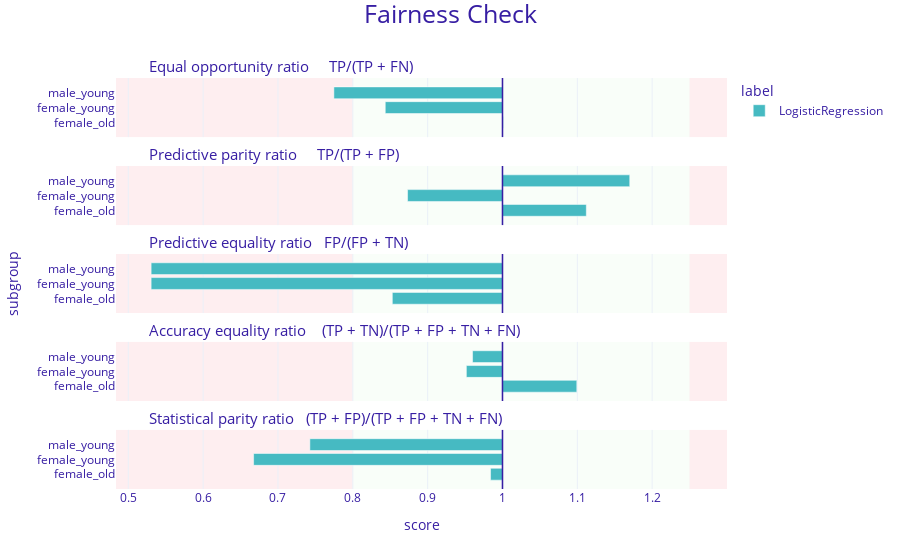

Notebook source saved alongside this figure:
### Markdown cell above
The method ```model_fairness``` returns a fairness object from which fairness evaluations can be conducted. Notice that every metrics inherited from the confusion matrix are computed during the instantiation. </br>
Two methods can then be performed:
<ul>
    <li> The fairness_check method, which returns a report on the fairness of the model. It requires an epsilon parameter that corresponds to the threshold ratio below which a given metric is considered to be unfair (default value is 0.8).</li>
    <li> The plot method, which allows to visualize the main fairness ratios between the protected subgroups and the privileged one.</li>
</ul>

### Code cell
fairness_object = explainer.model_fairness(protected = protected, privileged = privileged)

fairness_object.fairness_check(epsilon = 0.8)
fairness_object.plot()

### Figure 1 — Plotly figure (JSON) as saved in the notebook; plotly's stock layout.template omitted (floating-point values rounded to 4 significant figures)
{"data": [{"alignmentgroup": "True", "customdata": [["female_old", 1.001, "LogisticRegression"], ["female_young", 0.843, "LogisticRegression"], ["male_young", 0.775, "LogisticRegression"]], "hovertemplate": "<b>%{customdata[2]}</b><br>Subgroup: %{customdata[0]}<br>Score: %{customdata[1]}<br><extra></extra>", "legendgroup": "LogisticRegression", "marker": {"color": "#46bac2", "pattern": {"shape": ""}}, "name": "LogisticRegression", "offsetgroup": "LogisticRegression", "orientation": "h", "showlegend": true, "textposition": "auto", "type": "bar", "x": [0.001073, -0.1567, -0.2253], "xaxis": "x5", "y": [0.25, 0.5, 0.75], "yaxis": "y5"}, {"alignmentgroup": "True", "customdata": [["female_old", 1.112, "LogisticRegression"], ["female_young", 0.873, "LogisticRegression"], ["male_young", 1.17, "LogisticRegression"]], "hovertemplate": "<b>%{customdata[2]}</b><br>Subgroup: %{customdata[0]}<br>Score: %{customdata[1]}<br><extra></extra>", "legendgroup": "LogisticRegression", "marker": {"color": "#46bac2", "pattern": {"shape": ""}}, "name": "LogisticRegression", "offsetgroup": "LogisticRegression", "orientation": "h", "showlegend": false, "textposition": "auto", "type": "bar", "x": [0.112, -0.1269, 0.17], "xaxis": "x4", "y": [0.25, 0.5, 0.75], "yaxis": "y4"}, {"alignmentgroup": "True", "customdata": [["female_old", 0.853, "LogisticRegression"], ["female_young", 0.531, "LogisticRegression"], ["male_young", 0.531, "LogisticRegression"]], "hovertemplate": "<b>%{customdata[2]}</b><br>Subgroup: %{customdata[0]}<br>Score: %{customdata[1]}<br><extra></extra>", "legendgroup": "LogisticRegression", "marker": {"color": "#46bac2", "pattern": {"shape": ""}}, "name": "LogisticRegression", "offsetgroup": "LogisticRegression", "orientation": "h", "showlegend": false, "textposition": "auto", "type": "bar", "x": [-0.1472, -0.4695, -0.4695], "xaxis": "x3", "y": [0.25, 0.5, 0.75], "yaxis": "y3"}, {"alignmentgroup": "True", "customdata": [["female_old", 1.099, "LogisticRegression"], ["female_young", 0.952, "LogisticRegression"], ["male_young", 0.96, "LogisticRegression"]], "hovertemplate": "<b>%{customdata[2]}</b><br>Subgroup: %{customdata[0]}<br>Score: %{customdata[1]}<br><extra></extra>", "legendgroup": "LogisticRegression", "marker": {"color": "#46bac2", "pattern": {"shape": ""}}, "name": "LogisticRegression", "offsetgroup": "LogisticRegression", "orientation": "h", "showlegend": false, "textposition": "auto", "type": "bar", "x": [0.09931, -0.04828, -0.04], "xaxis": "x2", "y": [0.25, 0.5, 0.75], "yaxis": "y2"}, {"alignmentgroup": "True", "customdata": [["female_old", 0.984, "LogisticRegression"], ["female_young", 0.667, "LogisticRegression"], ["male_young", 0.743, "LogisticRegression"]], "hovertemplate": "<b>%{customdata[2]}</b><br>Subgroup: %{customdata[0]}<br>Score: %{customdata[1]}<br><extra></extra>", "legendgroup": "LogisticRegression", "marker": {"color": "#46bac2", "pattern": {"shape": ""}}, "name": "LogisticRegression", "offsetgroup": "LogisticRegression", "orientation": "h", "showlegend": false, "textposition": "auto", "type": "bar", "x": [-0.01595, -0.3326, -0.2574], "xaxis": "x", "y": [0.25, 0.5, 0.75], "yaxis": "y"}], "layout": {"annotations": [{"font": {"size": 15}, "showarrow": false, "text": "Statistical parity ratio   (TP + FP)/(TP + FP + TN + FN)", "x": 0.05, "xanchor": "left", "xref": "paper", "y": 0.144, "yanchor": "bottom", "yref": "paper"}, {"font": {"size": 15}, "showarrow": false, "text": "Accuracy equality ratio    (TP + TN)/(TP + FP + TN + FN)", "x": 0.05, "xanchor": "left", "xref": "paper", "y": 0.358, "yanchor": "bottom", "yref": "paper"}, {"font": {"size": 15}, "showarrow": false, "text": "Predictive equality ratio   FP/(FP + TN)", "x": 0.05, "xanchor": "left", "xref": "paper", "y": 0.572, "yanchor": "bottom", "yref": "paper"}, {"font": {"size": 15}, "showarrow": false, "text": "Predictive parity ratio     TP/(TP + FP)", "x": 0.05, "xanchor": "left", "xref": "paper", "y": 0.786, "yanchor": "bottom", "yref": "paper"}, {"font": {"size": 15}, "showarrow": false, "text": "Equal opportunity ratio     TP/(TP + FN)", "x": 0.05, "xanchor": "left", "xref": "paper", "y": 1, "yanchor": "bottom", "yref": "paper"}], "autosize": true, "barmode": "group", "font": {"color": "#371ea3"}, "legend": {"title": {"text": "label"}, "tracegroupgap": 0}, "margin": {"b": 71, "r": 30, "t": 78}, "shapes": [{"fillcolor": "#f05a71", "layer": "below", "line": {"width": 0}, "opacity": 0.1, "type": "rect", "x0": 0.25, "x1": 0.3, "xref": "x", "y0": 0, "y1": 1, "yref": "y"}, {"fillcolor": "#f05a71", "layer": "below", "line": {"width": 0}, "opacity": 0.1, "type": "rect", "x0": -0.5164, "x1": -0.2, "xref": "x", "y0": 0, "y1": 1, "yref": "y"}, {"fillcolor": "#c7f5bf", "layer": "below", "line": {"width": 0}, "opacity": 0.1, "type": "rect", "x0": -0.2, "x1": 0.25, "xref": "x", "y0": 0, "y1": 1, "yref": "y"}, {"line": {"color": "#371ea3", "width": 1.5}, "type": "line", "x0": 0, "x1": 0, "xref": "x", "y0": 0, "y1": 1, "yref": "y"}, {"fillcolor": "#f05a71", "layer": "below", "line": {"width": 0}, "opacity": 0.1, "type": "rect", "x0": 0.25, "x1": 0.3, "xref": "x", "y0": 0, "y1": 1, "yref": "y2"}, {"fillcolor": "#f05a71", "layer": "below", "line": {"width": 0}, "opacity": 0.1, "type": "rect", "x0": -0.5164, "x1": -0.2, "xref": "x", "y0": 0, "y1": 1, "yref": "y2"}, {"fillcolor": "#c7f5bf", "layer": "below", "line": {"width": 0}, "opacity": 0.1, "type": "rect", "x0": -0.2, "x1": 0.25, "xref": "x", "y0": 0, "y1": 1, "yref": "y2"}, {"line": {"color": "#371ea3", "width": 1.5}, "type": "line", "x0": 0, "x1": 0, "xref": "x", "y0": 0, "y1": 1, "yref": "y2"}, {"fillcolor": "#f05a71", "layer": "below", "line": {"width": 0}, "opacity": 0.1, "type": "rect", "x0": 0.25, "x1": 0.3, "xref": "x", "y0": 0, "y1": 1, "yref": "y3"}, {"fillcolor": "#f05a71", "layer": "below", "line": {"width": 0}, "opacity": 0.1, "type": "rect", "x0": -0.5164, "x1": -0.2, "xref": "x", "y0": 0, "y1": 1, "yref": "y3"}, {"fillcolor": "#c7f5bf", "layer": "below", "line": {"width": 0}, "opacity": 0.1, "type": "rect", "x0": -0.2, "x1": 0.25, "xref": "x", "y0": 0, "y1": 1, "yref": "y3"}, {"line": {"color": "#371ea3", "width": 1.5}, "type": "line", "x0": 0, "x1": 0, "xref": "x", "y0": 0, "y1": 1, "yref": "y3"}, {"fillcolor": "#f05a71", "layer": "below", "line": {"width": 0}, "opacity": 0.1, "type": "rect", "x0": 0.25, "x1": 0.3, "xref": "x", "y0": 0, "y1": 1, "yref": "y4"}, {"fillcolor": "#f05a71", "layer": "below", "line": {"width": 0}, "opacity": 0.1, "type": "rect", "x0": -0.5164, "x1": -0.2, "xref": "x", "y0": 0, "y1": 1, "yref": "y4"}, {"fillcolor": "#c7f5bf", "layer": "below", "line": {"width": 0}, "opacity": 0.1, "type": "rect", "x0": -0.2, "x1": 0.25, "xref": "x", "y0": 0, "y1": 1, "yref": "y4"}, {"line": {"color": "#371ea3", "width": 1.5}, "type": "line", "x0": 0, "x1": 0, "xref": "x", "y0": 0, "y1": 1, "yref": "y4"}, {"fillcolor": "#f05a71", "layer": "below", "line": {"width": 0}, "opacity": 0.1, "type": "rect", "x0": 0.25, "x1": 0.3, "xref": "x", "y0": 0, "y1": 1, "yref": "y5"}, {"fillcolor": "#f05a71", "layer": "below", "line": {"width": 0}, "opacity": 0.1, "type": "rect", "x0": -0.5164, "x1": -0.2, "xref": "x", "y0": 0, "y1": 1, "yref": "y5"}, {"fillcolor": "#c7f5bf", "layer": "below", "line": {"width": 0}, "opacity": 0.1, "type": "rect", "x0": -0.2, "x1": 0.25, "xref": "x", "y0": 0, "y1": 1, "yref": "y5"}, {"line": {"color": "#371ea3", "width": 1.5}, "type": "line", "x0": 0, "x1": 0, "xref": "x", "y0": 0, "y1": 1, "yref": "y5"}], "title": {"font": {"size": 25}, "text": "Fairness Check", "x": 0.5, "y": 0.99}, "xaxis": {"anchor": "y", "domain": [0, 1], "range": [-0.5164, 0.3], "ticktext": [0.4, 0.5, 0.6, 0.7, 0.8, 0.9, 1, 1.1, 1.2, 1], "tickvals": [-0.6, -0.5, -0.4, -0.3, -0.2, -0.1, 0, 0.1, 0.2, 0], "title": {"text": "score"}, "type": "linear"}, "xaxis2": {"anchor": "y2", "domain": [0, 1], "matches": "x", "range": [-0.5164, 0.3], "showticklabels": false, "ticktext": [0.4, 0.5, 0.6, 0.7, 0.8, 0.9, 1, 1.1, 1.2, 1], "tickvals": [-0.6, -0.5, -0.4, -0.3, -0.2, -0.1, 0, 0.1, 0.2, 0], "type": "linear"}, "xaxis3": {"anchor": "y3", "domain": [0, 1], "matches": "x", "range": [-0.5164, 0.3], "showticklabels": false, "ticktext": [0.4, 0.5, 0.6, 0.7, 0.8, 0.9, 1, 1.1, 1.2, 1], "tickvals": [-0.6, -0.5, -0.4, -0.3, -0.2, -0.1, 0, 0.1, 0.2, 0], "type": "linear"}, "xaxis4": {"anchor": "y4", "domain": [0, 1], "matches": "x", "range": [-0.5164, 0.3], "showticklabels": false, "ticktext": [0.4, 0.5, 0.6, 0.7, 0.8, 0.9, 1, 1.1, 1.2, 1], "tickvals": [-0.6, -0.5, -0.4, -0.3, -0.2, -0.1, 0, 0.1, 0.2, 0], "type": "linear"}, "xaxis5": {"anchor": "y5", "domain": [0, 1], "matches": "x", "range": [-0.5164, 0.3], "showticklabels": false, "ticktext": [0.4, 0.5, 0.6, 0.7, 0.8, 0.9, 1, 1.1, 1.2, 1], "tickvals": [-0.6, -0.5, -0.4, -0.3, -0.2, -0.1, 0, 0.1, 0.2, 0], "type": "linear"}, "yaxis": {"anchor": "x", "domain": [0, 0.144], "range": [0, 1], "showgrid": false, "ticktext": ["female_old", "female_young", "male_young"], "tickvals": [0.25, 0.5, 0.75], "title": {"text": ""}, "type": "linear", "zeroline": false}, "yaxis2": {"anchor": "x2", "domain": [0.214, 0.358], "matches": "y", "range": [0, 1], "showgrid": false, "ticktext": ["female_old", "female_young", "male_young"], "tickvals": [0.25, 0.5, 0.75], "title": {"text": ""}, "type": "linear", "zeroline": false}, "yaxis3": {"anchor": "x3", "domain": [0.428, 0.572], "matches": "y", "range": [0, 1], "showgrid": false, "ticktext": ["female_old", "female_young", "male_young"], "tickvals": [0.25, 0.5, 0.75], "title": {"text": "subgroup"}, "type": "linear", "zeroline": false}, "yaxis4": {"anchor": "x4", "domain": [0.642, 0.786], "matches": "y", "range": [0, 1], "showgrid": false, "ticktext": ["female_old", "female_young", "male_young"], "tickvals": [0.25, 0.5, 0.75], "title": {"text": ""}, "type": "linear", "zeroline": false}, "yaxis5": {"anchor": "x5", "domain": [0.856, 1], "matches": "y", "range": [0, 1], "showgrid": false, "ticktext": ["female_old", "female_young", "male_young"], "tickvals": [0.25, 0.5, 0.75], "title": {"text": ""}, "type": "linear", "zeroline": false}}}
